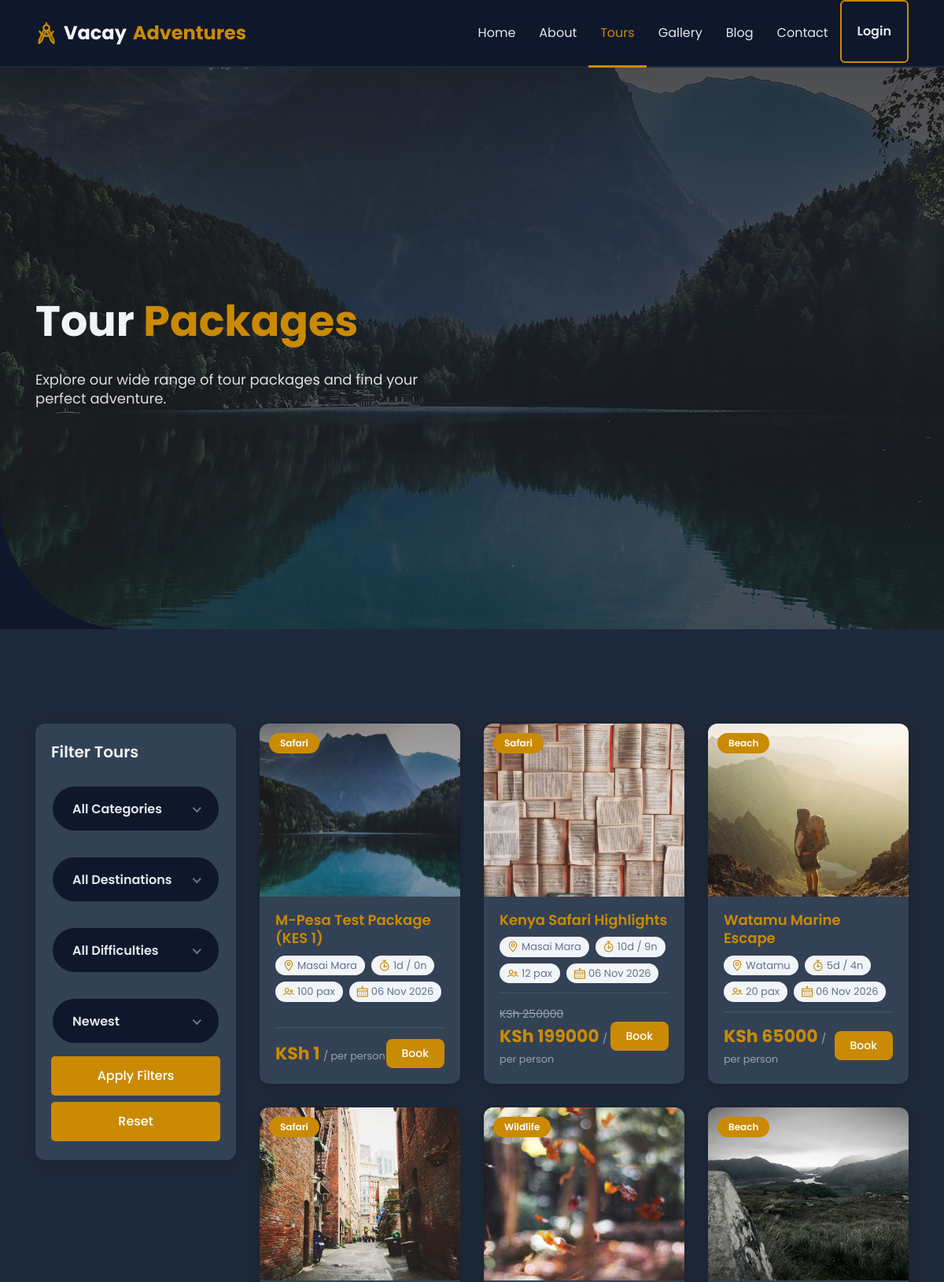
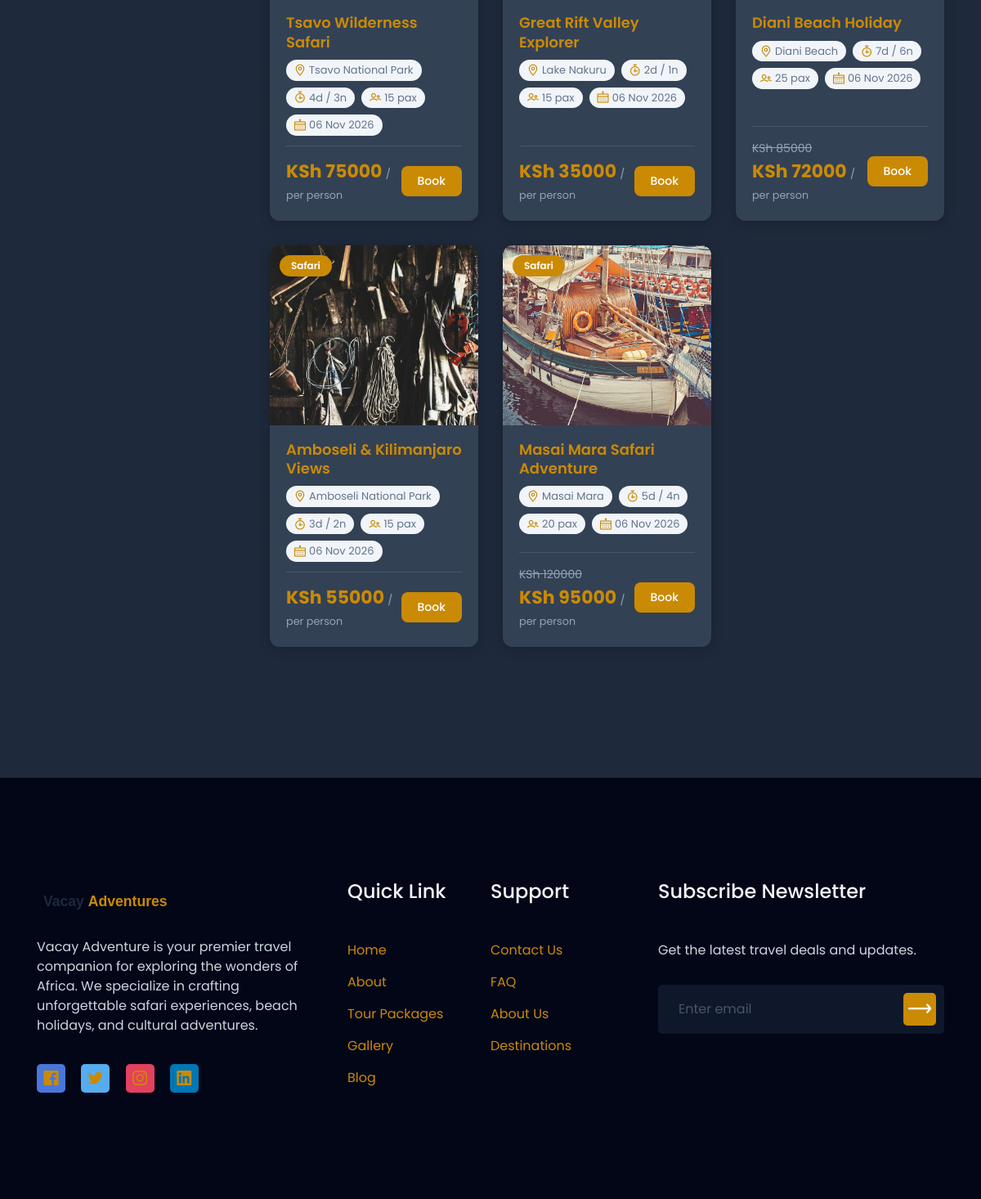
The page /tours/ on the database its author committed (2 pictures, top to bottom).
### tours/models.py (models this page shows, shortened)
class TourPackage(models.Model):
    DIFFICULTY_CHOICES = [('easy', 'Easy'), ('moderate', 'Moderate'), ('challenging', 'Challenging')]
    CATEGORY_CHOICES = [
        ('safari', 'Safari'), ('beach', 'Beach'), ('cultural', 'Cultural'),
        ('adventure', 'Adventure'), ('wildlife', 'Wildlife'), ('luxury', 'Luxury'),
    ]
    STATUS_CHOICES = [('draft', 'Draft'), ('published', 'Published')]
    destination = models.ForeignKey(Destination, on_delete=models.SET_NULL, null=True, related_name='tours')
    title = models.CharField(max_length=300)
    slug = models.SlugField(unique=True, blank=True)
    description = models.TextField()
    duration_days = models.IntegerField()
    duration_nights = models.IntegerField(default=0)
    price = models.DecimalField(max_digits=12, decimal_places=2)
    discount_price = models.DecimalField(max_digits=12, decimal_places=2, blank=True, null=True)
    max_guests = models.IntegerField(default=20)
    available_seats = models.IntegerField(default=20)
    difficulty = models.CharField(max_length=20, choices=DIFFICULTY_CHOICES, default='moderate')
    category = models.CharField(max_length=50, choices=CATEGORY_CHOICES, default='safari')
    hotel = models.ForeignKey(Hotel, on_delete=models.SET_NULL, null=True, blank=True, related_name='tours')
    vehicle = models.ForeignKey(Vehicle, on_delete=models.SET_NULL, null=True, blank=True, related_name='tours')
    guide = models.ForeignKey(TourGuide, on_delete=models.SET_NULL, null=True, blank=True, related_name='tours')
    included_services = models.TextField(blank=True, help_text='List items separated by newline')
    excluded_services = models.TextField(blank=True, help_text='List items separated by newline')
    image = models.ImageField(upload_to='tours/', blank=True, null=True, help_text='Main tour image (shown in listings). Individual gallery images below.')
    meeting_point = models.CharField(max_length=500, blank=True)
    start_date = models.DateField(blank=True, null=True)
    end_date = models.DateField(blank=True, null=True)
    itinerary = models.TextField(blank=True, help_text='Day-by-day itinerary')
    status = models.CharField(max_length=20, choices=STATUS_CHOICES, default='published')
    is_featured = models.BooleanField(default=False)
    created_at = models.DateTimeField(auto_now_add=True)
    updated_at = models.DateTimeField(auto_now=True)
    class Meta:
        ordering = ['-created_at']

class Destination(models.Model):
    STATUS_CHOICES = [('draft', 'Draft'), ('published', 'Published')]
    name = models.CharField(max_length=200)
    slug = models.SlugField(unique=True, blank=True)
    description = models.TextField()
    featured_image = models.ImageField(upload_to='destinations/')
    country = models.CharField(max_length=100)
    city = models.CharField(max_length=100, blank=True)
    latitude = models.FloatField(blank=True, null=True)
    longitude = models.FloatField(blank=True, null=True)
    best_season = models.CharField(max_length=200, blank=True)
    status = models.CharField(max_length=20, choices=STATUS_CHOICES, default='published')
    created_at = models.DateTimeField(auto_now_add=True)
    updated_at = models.DateTimeField(auto_now=True)
    class Meta:
        ordering = ['name']

class TourImage(models.Model):
    tour = models.ForeignKey(TourPackage, on_delete=models.CASCADE, related_name='images')
    image = models.ImageField(upload_to='tours/')
    caption = models.CharField(max_length=200, blank=True)
    is_main = models.BooleanField(default=False)
    class Meta:
        ordering = ['-is_main']

### core/models.py (models this page shows, shortened)
class SiteSetting(models.Model):
    site_name = models.CharField(max_length=200, default='Vacay Adventure')
    tagline = models.CharField(max_length=500, blank=True)
    logo = models.ImageField(upload_to='settings/', blank=True, null=True)
    favicon = models.ImageField(upload_to='settings/', blank=True, null=True)
    email = models.EmailField(blank=True)
    phone = models.CharField(max_length=20, blank=True)
    address = models.CharField(max_length=500, blank=True)
    facebook = models.URLField(blank=True)
    twitter = models.URLField(blank=True)
    instagram = models.URLField(blank=True)
    linkedin = models.URLField(blank=True)
    youtube = models.URLField(blank=True)
    about_short = models.TextField(blank=True)
    about_image = models.ImageField(upload_to='settings/', blank=True, null=True)
    trips_done = models.IntegerField(default=0)
    corporate_clients = models.IntegerField(default=0)
    visited_countries = models.IntegerField(default=0)
    team_members = models.IntegerField(default=0)
    hero_video_url = models.URLField(blank=True, help_text='Direct MP4 URL for the hero background video. Leave blank for default safari video.')
    created_at = models.DateTimeField(auto_now_add=True)
    updated_at = models.DateTimeField(auto_now=True)
    class Meta:
        verbose_name = 'Site Setting'
        verbose_name_plural = 'Site Settings'

### tours/views.py (the view)
# urls.py: path('tours/', views.tour_list, name='tour_list'),
def tour_list(request):
    today = timezone.now().date()
    next_date_sub = TourDate.objects.filter(
        tour=OuterRef('pk'), is_active=True, date__gte=today
    ).order_by('date').values('date')[:1]
    tours_list = TourPackage.objects.filter(status='published').annotate(
        next_tour_date=Subquery(next_date_sub, output_field=DateField())
    ).order_by('-created_at')
    category = request.GET.get('category', '')
    destination_slug = request.GET.get('destination', '')
    difficulty = request.GET.get('difficulty', '')
    sort = request.GET.get('sort', '-created_at')
    query = request.GET.get('q', '')
    if category:
        tours_list = tours_list.filter(category=category)
    if destination_slug:
        tours_list = tours_list.filter(destination__slug=destination_slug)
    if difficulty:
        tours_list = tours_list.filter(difficulty=difficulty)
    if query:
        tours_list = tours_list.filter(
            Q(title__icontains=query) | Q(description__icontains=query)
        )
    valid_sorts = ['price', '-price', 'duration_days', '-duration_days', 'title', '-title', 'created_at', '-created_at']
    if sort in valid_sorts:
        tours_list = tours_list.order_by(sort)
    paginator = Paginator(tours_list, 9)
    page = request.GET.get('page', 1)
    try:
        tours = paginator.page(page)
    except PageNotAnInteger:
        tours = paginator.page(1)
    except EmptyPage:
        tours = paginator.page(paginator.num_pages)
    destinations = Destination.objects.filter(status='published')
    context = {
        'tours': tours,
        'destinations': destinations,
        'current_category': category,
        'current_destination': destination_slug,
        'current_difficulty': difficulty,
        'current_sort': sort,
        'query': query,
        'today': today,
    }
    return render(request, 'tours/tour_list.html', context)

### templates/tours/tour_list.html (shortened to what this page needs)
{% extends 'base.html' %}
{% load static %}
{% block hero %}
<section class="header_area hero-video-wrap">
    <div class="video-bg">
        <video autoplay muted loop playsinline poster="{% static 'images/hero-area.jpg' %}">
            <source src="{{ site_settings.hero_video_url|default:'https://assets.mixkit.co/videos/3661/3661-720.mp4' }}" type="video/mp4">
        </video>
    </div>
    <div class="video-overlay"></div>
    <div id="home" class="header_slider">
        <div class="single_slider bg_cover d-flex align-items-center">
            <div class="container">
                <div class="row">
                    <div class="col-lg-6 col-md-8">
                        <div class="slider_content">
                            <h2 class="slider_title wow fadeInLeftBig" data-wow-duration="1.3s" data-wow-delay="0.2s">Tour <span>Packages</span></h2>
                            <p class="wow fadeInLeftBig" data-wow-duration="1.3s" data-wow-delay="0.5s">Explore our wide range of tour packages and find your perfect adventure.</p>
                        </div>
                    </div>
                </div>
            </div>
        </div>
    </div>
</section>
{% endblock %}
{% block content %}
<section class="pt-120 pb-130" style="background:#f8fafc;">
    <div class="container">
        <div class="row">
            <div class="col-lg-3">
                <div class="filter_sidebar">
                    <h4>Filter Tours</h4>
                    <form method="GET" action="{% url 'tour_list' %}">
                        <div class="single_form mb-15">
                        </div>
                        <div class="single_form mb-15">
                        </div>
                        <div class="single_form mb-15">
                        </div>
                        <div class="single_form mb-15">
                        </div>
                        <button type="submit" class="main-btn" style="width:100%;justify-content:center;">Apply Filters</button>
                        <a href="{% url 'tour_list' %}" class="main-btn mt-2" style="width:100%;justify-content:center;background:#64748b;">Reset</a>
                    </form>
                </div>
            </div>
            <div class="col-lg-9">
                <div class="row">
                    {% for tour in tours %}
                    <div class="col-lg-4 col-sm-6 mb-30">
                        <div class="tour-grid-card">
                            <div class="card-img-wrap">
                                {% if tour.image %}
                                <img src="{{ tour.image.url }}" alt="{{ tour.title }}">
                                {% elif tour.images.first %}
                                <img src="{{ tour.images.first.image.url }}" alt="{{ tour.title }}">
                                {% else %}
                                <img src="{% static 'images/hero-area.jpg' %}" alt="{{ tour.title }}">
                                {% endif %}
                                {% if tour.available_seats <= 0 %}
                                <div class="card-badge" style="background:#dc3545;">Sold Out</div>
                                {% else %}
                                <div class="card-badge">{{ tour.get_category_display }}</div>
                                {% endif %}
                            </div>
                            <div class="card-body">
                                <h5 class="card-title"><a href="{% url 'tour_detail' tour.slug %}">{{ tour.title }}</a></h5>
                                <div class="card-meta">
                                    <span><i class="lni lni-map-marker"></i> {{ tour.destination.name|default:'Various' }}</span>
                                    <span><i class="lni lni-timer"></i> {{ tour.duration_days }}d / {{ tour.duration_nights }}n</span>
                                    <span><i class="lni lni-users"></i> {{ tour.max_guests }} pax</span>
                                    {% if tour.next_tour_date %}
                                    <span><i class="lni lni-calendar"></i> {{ tour.next_tour_date|date:'d M Y' }}</span>
                                    {% endif %}
                                </div>
                                <div class="card-price">
                                    <div>
                                        {% if tour.discount_price %}
                                        <span class="price-original">KSh {{ tour.price|floatformat:0 }}</span>
                                        <span class="price-amount">KSh {{ tour.discount_price|floatformat:0 }}</span>
                                        {% else %}
                                        <span class="price-amount">KSh {{ tour.price|floatformat:0 }}</span>
                                        {% endif %}
                                        <small>/ per person</small>
                                    </div>
                                    <a href="{% url 'tour_detail' tour.slug %}" class="btn-book">Book</a>
                                </div>
                            </div>
                        </div>
                    </div>
                    {% empty %}
                    <div class="col-12 text-center"><p style="color:#64748b;padding:60px 0;">No tours found matching your criteria.</p></div>
                    {% endfor %}
                </div>
            </div>
        </div>
    </div>
</section>
{% endblock %}

### templates/includes/footer.html (shortened to what this page needs)
{% load static %}
<section id="footer" class="footer_area">
    <div class="footer_widget pt-80 pb-130">
        <div class="container">
            <div class="row">
                <div class="col-lg-4 col-md-6 order-md-1 order-lg-1">
                    <div class="footer_about mt-50">
                        <a href="/">
                            {% if site_settings and site_settings.logo %}
                            <img src="{{ site_settings.logo.url }}" alt="{{ site_settings.site_name }}" height="40">
                            {% else %}
                            <img src="{% static 'images/logo.svg' %}" alt="Vacay Adventure" height="40">
                            {% endif %}
                        </a>
                        <p>{{ site_settings.about_short|default:'Explore the world with confidence. Vacay Adventure offers unforgettable travel experiences across Africa.' }}</p>
                        <ul class="social">
                            {% if site_settings.facebook %}<li><a class="social_1" href="{{ site_settings.facebook }}"><i class="lni lni-facebook-original"></i></a></li>{% endif %}
                            {% if site_settings.twitter %}<li><a class="social_2" href="{{ site_settings.twitter }}"><i class="lni lni-twitter-original"></i></a></li>{% endif %}
                            {% if site_settings.instagram %}<li><a class="social_3" href="{{ site_settings.instagram }}"><i class="lni lni-instagram-original"></i></a></li>{% endif %}
                            {% if site_settings.linkedin %}<li><a class="social_4" href="{{ site_settings.linkedin }}"><i class="lni lni-linkedin-original"></i></a></li>{% endif %}
                        </ul>
                    </div>
                </div>
                <div class="col-lg-4 col-md-12 order-md-3 order-lg-2">
                    <div class="footer_link_wrapper d-flex flex-wrap">
                        <div class="footer_link mt-45">
                            <h4 class="footer_title">Quick Link</h4>
                            <ul class="link">
                                <li><a href="/">Home</a></li>
                                <li><a href="/about/">About</a></li>
                                <li><a href="/tours/">Tour Packages</a></li>
                                <li><a href="/gallery/">Gallery</a></li>
                                <li><a href="/blog/">Blog</a></li>
                            </ul>
                        </div>
                        <div class="footer_link mt-45">
                            <h4 class="footer_title">Support</h4>
                            <ul class="link">
                                <li><a href="/contact/">Contact Us</a></li>
                                <li><a href="/faq/">FAQ</a></li>
                                <li><a href="/about/">About Us</a></li>
                                <li><a href="/destinations/">Destinations</a></li>
                            </ul>
                        </div>
                    </div>
                </div>
                <div class="col-lg-4 col-md-6 order-md-2 order-lg-3">
                    <div class="footer_subscribe mt-45">
                        <h4 class="footer_title">Subscribe Newsletter</h4>
                        <p>Get the latest travel deals and updates.</p>
                        <div class="subscribe_form">
                            <form action="{% url 'newsletter_subscribe' %}" method="POST">
                                <input type="email" name="email" placeholder="Enter email" required>
                                <button type="submit"><i class="lni lni-arrow-right"></i></button>
                            </form>
                        </div>
                    </div>
                </div>
            </div>
        </div>
    </div>
</section>

### rows shown on the page
TourPackage: category "Safari", title "M-Pesa Test Package (KES 1)", destination.name "Masai Mara", duration_days "1", duration_nights "0", max_guests "100", next_tour_date "06 Nov 2026", price "1"
TourPackage: images.first.image (picture), category "Safari", title "Kenya Safari Highlights", destination.name "Masai Mara", duration_days "10", duration_nights "9", max_guests "12", next_tour_date "06 Nov 2026", price "250000", discount_price "199000"
TourPackage: images.first.image (picture), category "Beach", title "Watamu Marine Escape", destination.name "Watamu", duration_days "5", duration_nights "4", max_guests "20", next_tour_date "06 Nov 2026", price "65000"
TourPackage: images.first.image (picture), category "Safari", title "Tsavo Wilderness Safari", destination.name "Tsavo National Park", duration_days "4", duration_nights "3", max_guests "15", next_tour_date "06 Nov 2026", price "75000"
TourPackage: images.first.image (picture), category "Wildlife", title "Great Rift Valley Explorer", destination.name "Lake Nakuru", duration_days "2", duration_nights "1", max_guests "15", next_tour_date "06 Nov 2026", price "35000"
TourPackage: images.first.image (picture), category "Beach", title "Diani Beach Holiday", destination.name "Diani Beach", duration_days "7", duration_nights "6", max_guests "25", next_tour_date "06 Nov 2026", price "85000", discount_price "72000"
TourPackage: images.first.image (picture), category "Safari", title "Amboseli & Kilimanjaro Views", destination.name "Amboseli National Park", duration_days "3", duration_nights "2", max_guests "15", next_tour_date "06 Nov 2026", price "55000"
TourPackage: images.first.image (picture), category "Safari", title "Masai Mara Safari Adventure", destination.name "Masai Mara", duration_days "5", duration_nights "4", max_guests "20", next_tour_date "06 Nov 2026", price "120000", discount_price "95000"
SiteSetting: about_short "Vacay Adventure is your premier travel companion for exploring the wonders of Africa. We specialize in crafting unforgettable safari experiences, beach holidays, and cultural adventures."
